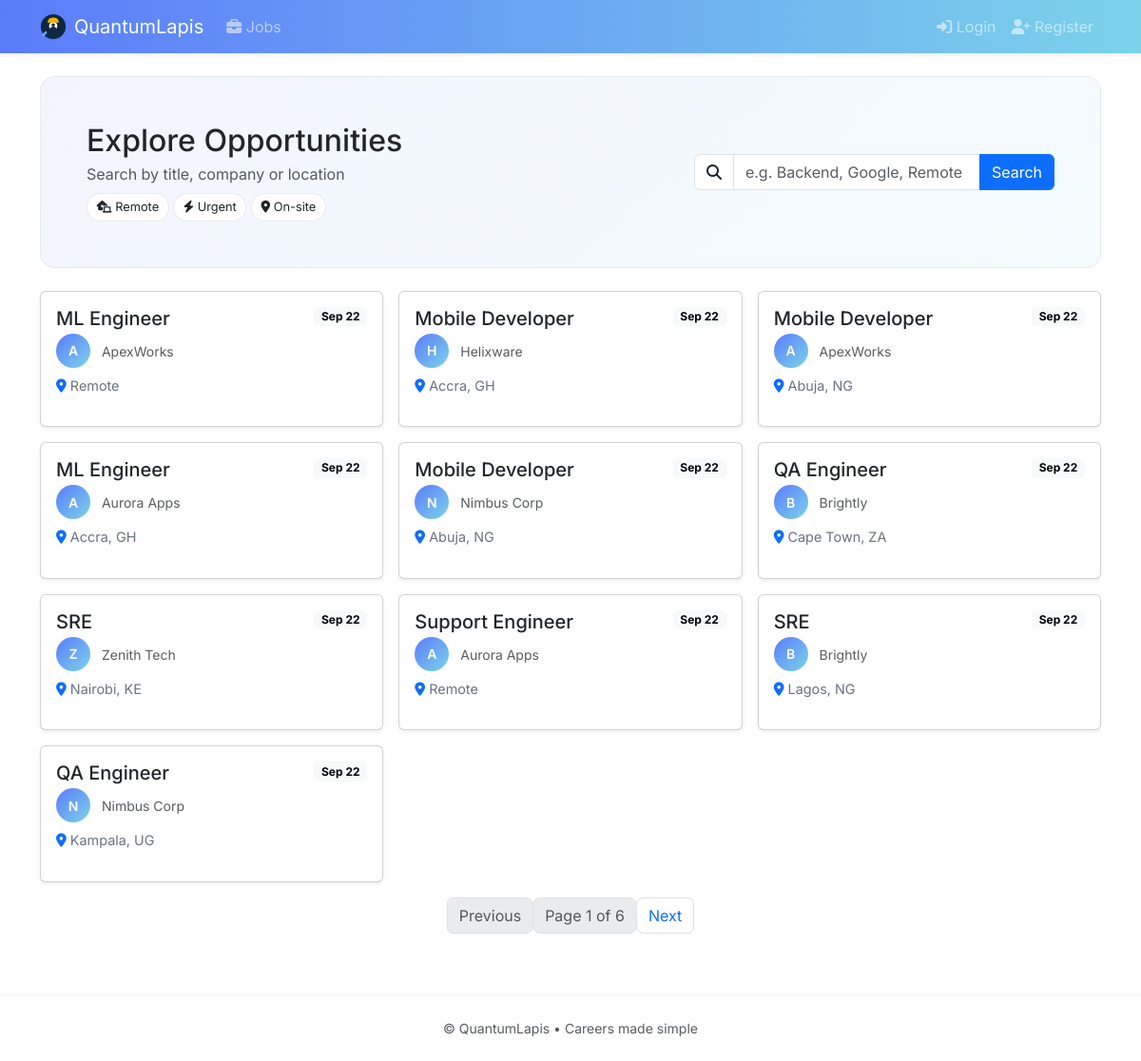
The page / on the database its author committed.
### jobs/models.py (models this page shows, shortened)
class Job(models.Model):
    title = models.CharField(max_length=255)
    company_name = models.CharField(max_length=255)
    location = models.CharField(max_length=255)
    description = models.TextField()
    posted_by = models.ForeignKey(settings.AUTH_USER_MODEL, on_delete=models.CASCADE, related_name='posted_jobs')
    created_at = models.DateTimeField(auto_now_add=True)

### jobs/views.py (the view)
# urls.py: path('', views.JobListView.as_view(), name='job_list'),
class JobListView(View):
    def get(self, request):
        query = request.GET.get('q', '').strip()
        jobs = Job.objects.all().order_by('-created_at')
        if query:
            jobs = jobs.filter(
                Q(title__icontains=query) | Q(company_name__icontains=query) | Q(location__icontains=query)
            )
        paginator = Paginator(jobs, 10)
        page = request.GET.get('page')
        jobs_page = paginator.get_page(page)
        return render(request, 'jobs/job_list.html', {'jobs': jobs_page, 'query': query})

### templates/jobs/job_list.html (shortened to what this page needs)
{% extends 'base.html' %}
{% block content %}
<div class="hero p-4 p-lg-5 mb-4">
  <div class="d-lg-flex justify-content-between align-items-center">
    <div class="mb-3 mb-lg-0">
      <h2 class="mb-1">Explore Opportunities</h2>
      <div class="text-muted">Search by title, company or location</div>
      <div class="mt-2">
        <span class="chip"><i class="fa-solid fa-house-laptop"></i> Remote</span>
        <span class="chip"><i class="fa-solid fa-bolt"></i> Urgent</span>
        <span class="chip"><i class="fa-solid fa-location-dot"></i> On-site</span>
      </div>
    </div>
    <form class="d-flex" method="get" role="search">
      <div class="input-group">
        <span class="input-group-text bg-white"><i class="fa-solid fa-magnifying-glass"></i></span>
        <input type="text" name="q" class="form-control" placeholder="e.g. Backend, Google, Remote" value="{{ query }}">
        <button class="btn btn-primary" type="submit">Search</button>
      </div>
    </form>
  </div>
</div>
<div class="row g-3">
  {% for job in jobs %}
  <div class="col-md-6 col-lg-4">
    <div class="card h-100 shadow-sm job-card">
      <div class="card-body">
        <div class="d-flex justify-content-between align-items-start">
          <h5 class="card-title mb-1">{{ job.title }}</h5>
          <span class="badge text-bg-light">{{ job.created_at|date:'M d' }}</span>
        </div>
        <div class="text-muted small mb-2"><span class="avatar me-2">{{ job.company_name|first|upper }}</span> {{ job.company_name }}</div>
        <div class="card-meta mb-3"><i class="fa-solid fa-location-dot text-primary"></i> {{ job.location }}</div>
      </div>
    </div>
  </div>
  {% empty %}
  <div class="col-12">
    <div class="alert alert-info">No jobs found.</div>
  </div>
  {% endfor %}
</div>
<nav class="mt-3">
  <ul class="pagination justify-content-center">
    {% if jobs.has_previous %}
      <li class="page-item"><a class="page-link" href="?q={{ query }}&page={{ jobs.previous_page_number }}">Previous</a></li>
    {% else %}
      <li class="page-item disabled"><span class="page-link">Previous</span></li>
    {% endif %}
    <li class="page-item disabled"><span class="page-link">Page {{ jobs.number }} of {{ jobs.paginator.num_pages }}</span></li>
    {% if jobs.has_next %}
      <li class="page-item"><a class="page-link" href="?q={{ query }}&page={{ jobs.next_page_number }}">Next</a></li>
    {% else %}
      <li class="page-item disabled"><span class="page-link">Next</span></li>
    {% endif %}
  </ul>
 </nav>
{% endblock %}

### templates/base.html (shortened to what this page needs)
<!DOCTYPE html>
<html lang="en">
<head>
    <link href="https://cdn.jsdelivr.net/npm/bootstrap@5.3.3/dist/css/bootstrap.min.css" rel="stylesheet">
    <link rel="stylesheet" href="https://cdnjs.cloudflare.com/ajax/libs/font-awesome/6.5.2/css/all.min.css" />
    {% load static %}
    <link rel="stylesheet" href="{% static 'css/styles.css' %}">
</head>
<body class="bg-body">
    <nav class="navbar navbar-expand-lg navbar-dark gradient-nav mb-4 shadow-sm">
        <div class="container">
            <a class="navbar-brand d-flex align-items-center gap-2" href="{% url 'jobs:job_list' %}">
                <img src="{% static 'images/quantumlapis-logo.svg' %}" alt="QuantumLapis" class="brand-logo">
                <span>QuantumLapis</span>
            </a>
            <div class="collapse navbar-collapse" id="navbarNav">
                <ul class="navbar-nav me-auto">
                    <li class="nav-item"><a class="nav-link" href="{% url 'jobs:job_list' %}"><i class="fa-solid fa-briefcase"></i> Jobs</a></li>
                </ul>
                <ul class="navbar-nav">
                    {% if user.is_authenticated %}
                        <li class="nav-item"><a class="nav-link" href="{% url 'accounts:dashboard_redirect' %}"><i class="fa-solid fa-gauge"></i> Dashboard</a></li>
                        <li class="nav-item"><a class="nav-link" href="{% url 'accounts:logout' %}"><i class="fa-solid fa-right-from-bracket"></i> Logout</a></li>
                    {% else %}
                        <li class="nav-item"><a class="nav-link" href="{% url 'accounts:login' %}"><i class="fa-solid fa-right-to-bracket"></i> Login</a></li>
                        <li class="nav-item"><a class="nav-link" href="{% url 'accounts:register' %}"><i class="fa-solid fa-user-plus"></i> Register</a></li>
                    {% endif %}
                </ul>
            </div>
        </div>
    </nav>
    <div class="container pb-5">
        {% block content %}{% endblock %}
    </div>
    <footer class="footer text-center text-muted py-4">
        <div class="container small">© {{ now|date:'Y' }} QuantumLapis • Careers made simple</div>
    </footer>
 </body>
</html>

### static/css/styles.css (style rules this page uses)
:root { --brand-start: #5b7cfa; --brand-end: #7bd3ea; --bg: #f7f9fc; }
body.bg-body { font-family: 'Inter', system-ui, -apple-system, Segoe UI, Roboto, Arial, sans-serif; background: var(--bg); }
.gradient-nav { background: linear-gradient(90deg, var(--brand-start), var(--brand-end)); }
.footer { background: #fff; border-top: 1px solid rgba(0,0,0,.05); }
.hero { background: linear-gradient(140deg, rgba(91,124,250,.08), rgba(123,211,234,.08)); border: 1px solid rgba(0,0,0,.06); border-radius: 16px; }
.chip { display: inline-block; padding: .25rem .6rem; border-radius: 999px; background: #fff; border: 1px solid rgba(0,0,0,.08); font-size: .8rem; }
.avatar { width: 36px; height: 36px; border-radius: 50%; display: inline-flex; align-items: center; justify-content: center; font-weight: 600; background: linear-gradient(135deg, var(--brand-start), var(--brand-end)); color: #fff; }
.card-meta { color: #6b7280; font-size: .9rem; }
.pagination .page-link { border-radius: 8px; }
.brand-logo { height: 28px; width: 28px; object-fit: contain; border-radius: 6px; }

### rows shown on the page
Job: title "ML Engineer", created_at "Sep 22", company_name|first "A", company_name "ApexWorks", location "Remote"
Job: title "Mobile Developer", created_at "Sep 22", company_name|first "H", company_name "Helixware", location "Accra, GH"
Job: title "Mobile Developer", created_at "Sep 22", company_name|first "A", company_name "ApexWorks", location "Abuja, NG"
Job: title "ML Engineer", created_at "Sep 22", company_name|first "A", company_name "Aurora Apps", location "Accra, GH"
Job: title "Mobile Developer", created_at "Sep 22", company_name|first "N", company_name "Nimbus Corp", location "Abuja, NG"
Job: title "QA Engineer", created_at "Sep 22", company_name|first "B", company_name "Brightly", location "Cape Town, ZA"
Job: title "SRE", created_at "Sep 22", company_name|first "Z", company_name "Zenith Tech", location "Nairobi, KE"
Job: title "Support Engineer", created_at "Sep 22", company_name|first "A", company_name "Aurora Apps", location "Remote"
Job: title "SRE", created_at "Sep 22", company_name|first "B", company_name "Brightly", location "Lagos, NG"
Job: title "QA Engineer", created_at "Sep 22", company_name|first "N", company_name "Nimbus Corp", location "Kampala, UG"

### other values the page prints
{{ jobs.number }} "1"
{{ jobs.paginator.num_pages }} "6"
